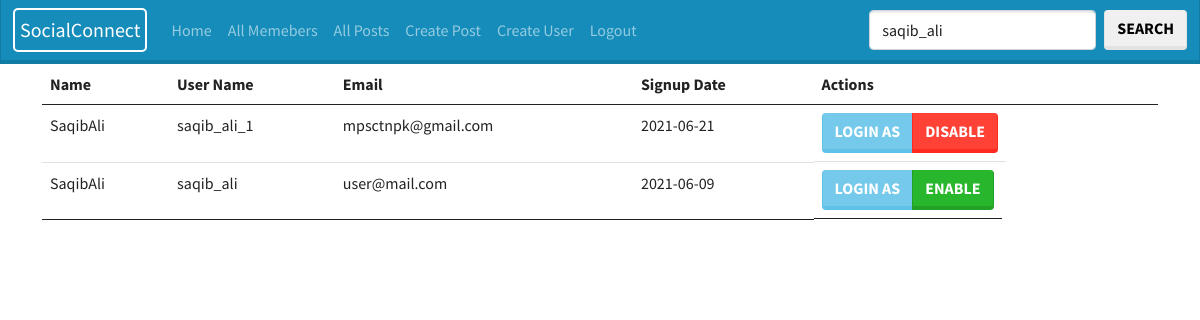
Screenshot of /admin/all.php?find=saqib_ali (signed in) with the database file from the repository.
### tables this page shows
CREATE TABLE `users` (
  `id` int(11) NOT NULL,
  `first_name` varchar(25) NOT NULL,
  `last_name` varchar(25) NOT NULL,
  `username` varchar(100) NOT NULL,
  `email` varchar(100) NOT NULL,
  `password` varchar(255) NOT NULL,
  `signup_date` date NOT NULL,
  `profile_pic` mediumtext NOT NULL,
  `num_posts` int(11) NOT NULL,
  `num_likes` int(11) NOT NULL,
  `user_closed` varchar(3) NOT NULL,
  `friend_array` text NOT NULL,
  `disabled` varchar(1) NOT NULL
);

### admin/all.php (the view, shortened to what this page needs)
<?php
include 'head.php';
include 'db.php';
$sql = "select  * from users order by id desc";
if(isset($_GET['find'])){
$find = $_GET['find'];
$sql = "select  * from users where username like '%$find%' OR first_name like '%$find%' OR last_name like '%$find%'  OR id = '%$find%' order by id desc";
}
$result = $conn->query($sql);
if ($result->num_rows > 0) {
	echo '<table class="table table-hover">';
	echo '
	<thead>
	<tr>
	<th>Name</th>
	<th>User Name</th>
	<th>Email</th>
	<th>Signup Date</th>
	<th>Actions</th>
		</tr>
	</thead>
	<tbody>
	';
  while($row = $result->fetch_assoc()) {
	extract($row);
	?>
<tr>
<td><?=$first_name;?><?=$last_name;?></td>
<td><?=$username?></td>
<td><?=$email?></td>
<td><?=$signup_date?></td>
<td class="btn-group">
<a href="loginAs.php?user=<?=$username;?>" class="btn btn-info">Login as</a>
<?php if($disabled != 1){ ?>
<a href="doDisable.php?id=<?=$id;?>" class="btn btn-danger">Disable</a>
<?php } else { ?>
<a  href="doENable.php?id=<?=$id;?>" class="btn btn-success">Enable</a>
<?php } ?>
</td>
</tr>
	<?php
  }
  	echo '
	<tbody>
	</table>';
} else {
  echo "0 results";
}

### rows the page displays
users: first_name "Saqib", last_name "Ali", username "saqib_ali_1", email "mpsctnpk@gmail.com", signup_date "2021-06-21"
users: first_name "Saqib", last_name "Ali", username "saqib_ali", email "user@mail.com", signup_date "2021-06-09"
